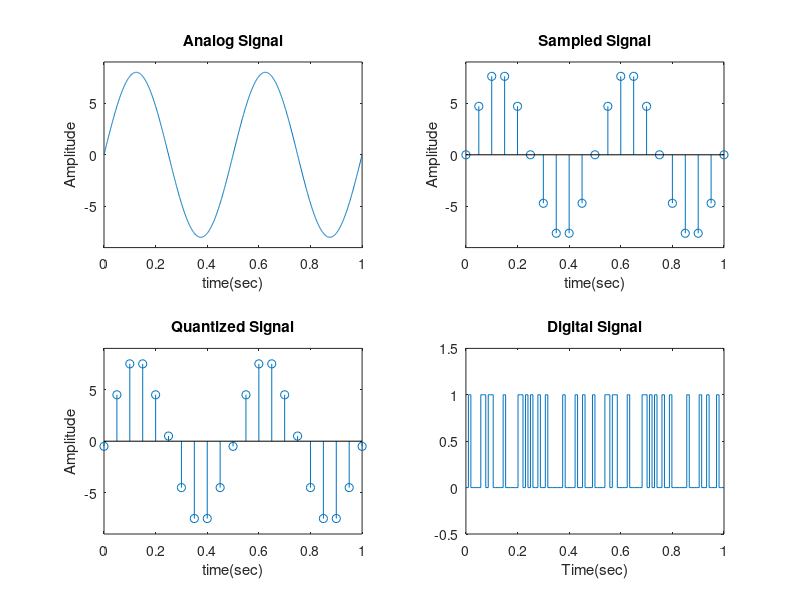

Here is the MATLAB script that generated this plot:
clc;
clear all;
close all;
%plotting the analog signal
v = 8;
f =2;
phi = 0;
maxtime = 1;
samplerate = 1000;
t = 0:1/(samplerate-1) : maxtime;
analogsignal = v*sin(2*pi*f*t+phi);
subplot(2,2,1);
plot(t, analogsignal);
title('Analog Signal');
axis([0, maxtime, -v-1, +v+1]);
xlabel('time(sec)');
ylabel('Amplitude');
%sampling process and plotting the sampled signal
samplingrate = 10*f;
dtime = 0: 1/samplingrate: maxtime;
sampledsignal = v*sin(2*pi*f*dtime+phi);
subplot(2,2,2);
stem(dtime, sampledsignal);
title('Sampled Signal');
axis([0, maxtime, -v-1, +v+1]);
xlabel('time(sec)');
ylabel('Amplitude');
%quantization of the sampled signal and plotting it
n = 8;
L = 2.*n;
vmin = -v;vmax = +v;
stepsize = (2*v)/L;
partition = vmin: stepsize: vmax;
codebook = vmin-(stepsize/2): stepsize: vmax+(stepsize/2);
[index,damplitude] = quantiz(sampledsignal,partition,codebook);
subplot(2,2,3);
stem(dtime, damplitude);
axis([0, maxtime, -v-1, +v+1]);
xlabel('time(sec)');
ylabel('Amplitude');
title('Quantized Signal');
%encoding process and the output is a matrix of 0's and 1's
codematrix = de2bi(index,'left-msb');
%making a vector form of the encoded matrix bit stream
[row,coloumn] = size(codematrix);
k=1;
for i=1:1:row
for j=1:1:coloumn
codevector(k) = codematrix(i,j);
k = k+1;
end
end
%plotting the digital signal
codevectorlength = length(codevector);
T = 0: maxtime/(codevectorlength-1): maxtime;
subplot(2,2,4);
stairs(T,codevector);
title('Digital Signal');
axis([0 maxtime -0.5 1.5]); xlabel('Time(sec)');